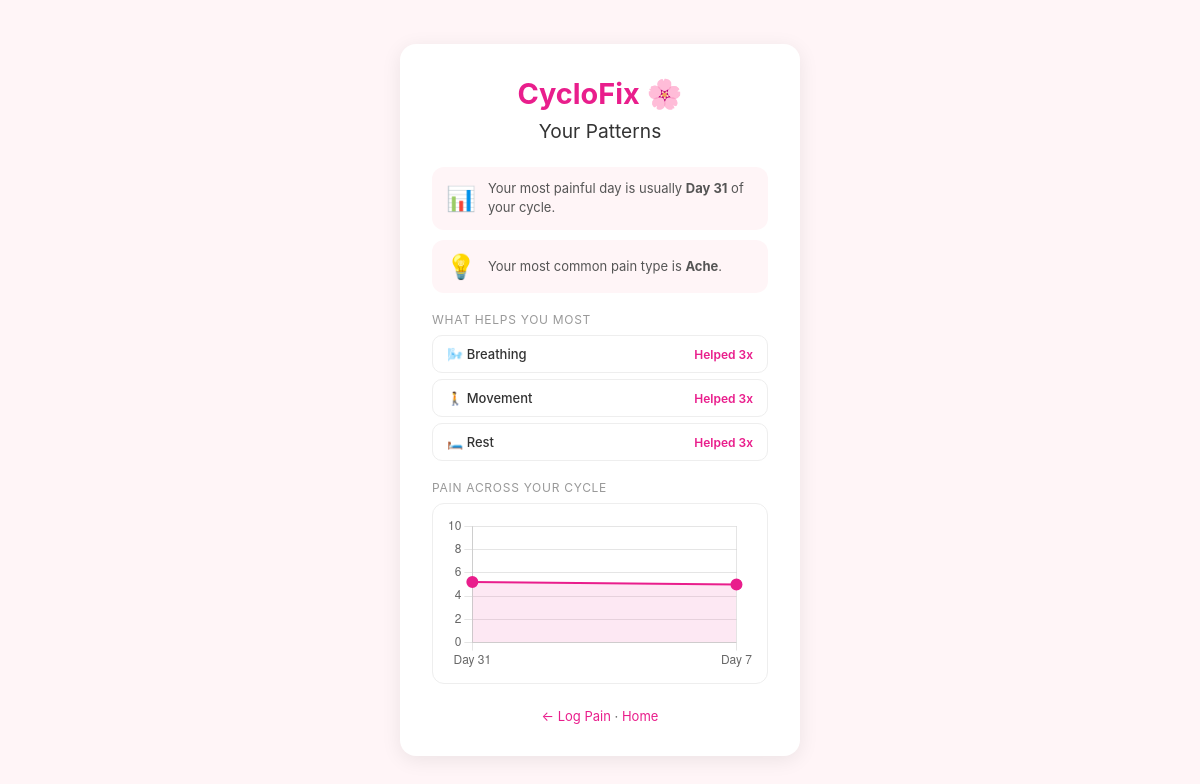
The app's page /patterns (signed in) with its own data.
### models.py (models this page shows)
class CycleLog(db.Model):
    id = db.Column(db.Integer, primary_key=True)
    user_id = db.Column(db.Integer, db.ForeignKey('user.id'), nullable=False)
    date = db.Column(db.Date, nullable=False, default=datetime.utcnow)
    cycle_day = db.Column(db.Integer, nullable=True)
    pain_intensity = db.Column(db.Integer, nullable=True)
    pain_type = db.Column(db.String(50), nullable=True)
    relief_suggestion = db.Column(db.String(100), nullable=True)
    relief_helped = db.Column(db.String(20), nullable=True)
    created_at = db.Column(db.DateTime, default=datetime.utcnow)

### app.py (the view)
@app.route('/patterns')
@login_required
def patterns():
    from collections import Counter
    all_logs = CycleLog.query.filter_by(
        user_id=current_user.id
    ).order_by(CycleLog.date.asc()).all()
    timeline = []
    for log in all_logs:
        if log.pain_intensity and log.cycle_day:
            timeline.append({
                'day': log.cycle_day,
                'intensity': log.pain_intensity,
                'type': log.pain_type
            })
    helpful_logs = [l for l in all_logs if l.relief_helped == 'yes' and l.relief_suggestion]
    help_counts = Counter([l.relief_suggestion for l in helpful_logs])
    top_helpers = help_counts.most_common(3)
    pain_types = Counter([l.pain_type for l in all_logs if l.pain_type])
    most_common_pain = pain_types.most_common(1)[0] if pain_types else None
    day_pain = {}
    for log in all_logs:
        if log.cycle_day and log.pain_intensity:
            if log.cycle_day not in day_pain:
                day_pain[log.cycle_day] = []
            day_pain[log.cycle_day].append(log.pain_intensity)
    avg_pain = {day: round(sum(vals)/len(vals), 1) for day, vals in day_pain.items()}
    worst_day = max(avg_pain, key=avg_pain.get) if avg_pain else None
    return render_template('patterns.html',
        user=current_user,
        timeline=timeline,
        top_helpers=top_helpers,
        most_common_pain=most_common_pain,
        avg_pain=avg_pain,
        worst_day=worst_day
    )

### app.py (called while the page is built)
@login_manager.user_loader
def load_user(user_id):
    return User.query.get(int(user_id))

### templates/patterns.html (shortened to what this page needs)
<!DOCTYPE html>
<html lang="en">
<head>
    <link rel="stylesheet" href="{{ url_for('static', filename='style.css') }}">
</head>
<body>
    <div class="container">
        <h1>CycloFix 🌸</h1>
        <h2>Your Patterns</h2>
        {% if worst_day %}
        <div class="insight-card">
            <div class="insight-emoji">📊</div>
            <div class="insight-text">
                Your most painful day is usually
                <strong>Day {{ worst_day }}</strong> of your cycle.
            </div>
        </div>
        {% endif %}
        {% if most_common_pain %}
        <div class="insight-card">
            <div class="insight-emoji">💡</div>
            <div class="insight-text">
                Your most common pain type is
                <strong>{{ most_common_pain[0] | capitalize }}</strong>.
            </div>
        </div>
        {% endif %}
        {% if top_helpers %}
        <div class="section-title">What helps you most</div>
        {% for suggestion, count in top_helpers %}
        <div class="helper-card">
            <span class="helper-name">
                {% if suggestion == 'heat' %}🔥 Heat
                {% elif suggestion == 'breathing' %}🌬️ Breathing
                {% elif suggestion == 'rest' %}🛏️ Rest
                {% elif suggestion == 'movement' %}🚶 Movement
                {% endif %}
            </span>
            <span class="helper-count">Helped {{ count }}x</span>
        </div>
        {% endfor %}
        {% endif %}
        {% if avg_pain %}
        <div class="section-title">Pain across your cycle</div>
        <div class="chart-container">
            <canvas id="painChart"></canvas>
        </div>
        {% endif %}
        <p style="margin-top:1.5rem">
            <a href="/log">← Log Pain</a> · <a href="/">Home</a>
        </p>
    </div>
    {% if avg_pain %}
    <script>
        const days = {{ avg_pain.keys() | list | tojson }};
        const intensities = {{ avg_pain.values() | list | tojson }};
        new Chart(document.getElementById('painChart'), {
            type: 'line',
            data: {
                labels: days.map(d => 'Day ' + d),
                datasets: [{
                    label: 'Average Pain',
                    data: intensities,
                    borderColor: '#e91e8c',
                    backgroundColor: 'rgba(233, 30, 140, 0.1)',
                    borderWidth: 2,
                    pointBackgroundColor: '#e91e8c',
                    pointRadius: 5,
                    tension: 0.3,
                    fill: true
                }]
            },
            options: {
                responsive: true,
                scales: {
                    y: {
                        min: 0,
                        max: 10,
                        ticks: { stepSize: 2 }
                    }
                },
                plugins: {
                    legend: { display: false }
                }
            }
        });
    </script>
    {% endif %}
</body>
</html>

### static/style.css (style rules this page uses)
* { margin: 0; padding: 0; box-sizing: border-box; }
body { font-family: -apple-system, BlinkMacSystemFont, 'Segoe UI', sans-serif; background: #fff5f7; min-height: 100vh; display: flex; align-items: center; justify-content: center; }
.container { background: white; padding: 2rem; border-radius: 16px; box-shadow: 0 4px 20px rgba(0,0,0,0.08); width: 100%; max-width: 400px; text-align: center; }
h1 { color: #e91e8c; font-size: 1.8rem; margin-bottom: 0.5rem; }
h2 { color: #333; font-size: 1.2rem; margin-bottom: 1.5rem; font-weight: 400; }
p { margin-top: 1rem; font-size: 13px; color: #666; }
a { color: #e91e8c; text-decoration: none; }
.insight-card { display: flex; align-items: center; gap: 12px; background: #fff5f7; border-radius: 12px; padding: 12px 14px; margin-bottom: 10px; text-align: left; }
.insight-emoji { font-size: 1.5rem; flex-shrink: 0; }
.insight-text { font-size: 13px; color: #555; line-height: 1.5; }
.section-title { font-size: 12px; color: #999; text-transform: uppercase; letter-spacing: 0.06em; margin: 1.2rem 0 8px; text-align: left; }
.helper-card { display: flex; justify-content: space-between; align-items: center; background: white; border: 1.5px solid #eee; border-radius: 10px; padding: 10px 14px; margin-bottom: 6px; }
.helper-name { font-size: 13px; color: #333; font-weight: 500; }
.helper-count { font-size: 12px; color: #e91e8c; font-weight: 600; }
.chart-container { margin-top: 8px; background: white; border-radius: 12px; padding: 12px; border: 1.5px solid #eee; }

### records on screen
CycleLog: pain_type "Ache"
CycleLog: relief_suggestion "🌬️ Breathing", count "3"
CycleLog: relief_suggestion "🚶 Movement", count "3"
CycleLog: relief_suggestion "🛏️ Rest", count "3"

### other values on screen
{{ worst_day }} "31"
chart data {{ avg_pain.keys() | list | tojson }} [31, 7]
chart data {{ avg_pain.values() | list | tojson }} [5.2, 5.0]
